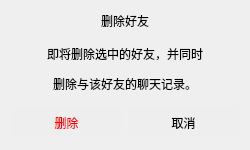
<?xml version="1.0" encoding="UTF-8"?>
<ui version="4.0">
 <class>DeleteFriendDialog</class>
 <widget class="QDialog" name="DeleteFriendDialog">
  <property name="windowModality">
   <enum>Qt::WindowModality::ApplicationModal</enum>
  </property>
  <property name="geometry">
   <rect>
    <x>0</x>
    <y>0</y>
    <width>250</width>
    <height>150</height>
   </rect>
  </property>
  <property name="sizePolicy">
   <sizepolicy hsizetype="Fixed" vsizetype="Fixed">
    <horstretch>0</horstretch>
    <verstretch>0</verstretch>
   </sizepolicy>
  </property>
  <property name="minimumSize">
   <size>
    <width>250</width>
    <height>150</height>
   </size>
  </property>
  <property name="maximumSize">
   <size>
    <width>250</width>
    <height>150</height>
   </size>
  </property>
  <property name="windowTitle">
   <string>速聊-删除好友</string>
  </property>
  <property name="styleSheet">
   <string notr="true"/>
  </property>
  <property name="modal">
   <bool>false</bool>
  </property>
  <layout class="QGridLayout" name="gridLayout">
   <item row="0" column="0" colspan="2">
    <layout class="QHBoxLayout" name="horizontalLayout">
     <item>
      <spacer name="horizontalSpacer_3">
       <property name="orientation">
        <enum>Qt::Orientation::Horizontal</enum>
       </property>
       <property name="sizeHint" stdset="0">
        <size>
         <width>40</width>
         <height>20</height>
        </size>
       </property>
      </spacer>
     </item>
     <item>
      <widget class="QLabel" name="lab_notice">
       <property name="sizePolicy">
        <sizepolicy hsizetype="Minimum" vsizetype="Maximum">
         <horstretch>0</horstretch>
         <verstretch>0</verstretch>
        </sizepolicy>
       </property>
       <property name="styleSheet">
        <string notr="true">font: 700 11pt &quot;Microsoft YaHei UI&quot;;
border:none;</string>
       </property>
       <property name="text">
        <string>删除好友</string>
       </property>
       <property name="alignment">
        <set>Qt::AlignmentFlag::AlignCenter</set>
       </property>
      </widget>
     </item>
     <item>
      <spacer name="horizontalSpacer_4">
       <property name="orientation">
        <enum>Qt::Orientation::Horizontal</enum>
       </property>
       <property name="sizeHint" stdset="0">
        <size>
         <width>40</width>
         <height>20</height>
        </size>
       </property>
      </spacer>
     </item>
    </layout>
   </item>
   <item row="1" column="0" colspan="2">
    <layout class="QHBoxLayout" name="horizontalLayout_2">
     <item>
      <spacer name="horizontalSpacer">
       <property name="orientation">
        <enum>Qt::Orientation::Horizontal</enum>
       </property>
       <property name="sizeHint" stdset="0">
        <size>
         <width>40</width>
         <height>20</height>
        </size>
       </property>
      </spacer>
     </item>
     <item>
      <widget class="QLabel" name="lab_notice1">
       <property name="sizePolicy">
        <sizepolicy hsizetype="Fixed" vsizetype="Fixed">
         <horstretch>0</horstretch>
         <verstretch>0</verstretch>
        </sizepolicy>
       </property>
       <property name="minimumSize">
        <size>
         <width>0</width>
         <height>65</height>
        </size>
       </property>
       <property name="styleSheet">
        <string notr="true">border:none;
font: 10pt &quot;Microsoft YaHei UI&quot;;</string>
       </property>
       <property name="text">
        <string>&lt;html&gt;&lt;head/&gt;&lt;body&gt;&lt;p&gt;即将删除选中的好友，并同时&lt;/p&gt;&lt;p&gt;删除与该好友的聊天记录。&lt;/p&gt;&lt;/body&gt;&lt;/html&gt;</string>
       </property>
       <property name="alignment">
        <set>Qt::AlignmentFlag::AlignCenter</set>
       </property>
      </widget>
     </item>
     <item>
      <spacer name="horizontalSpacer_2">
       <property name="orientation">
        <enum>Qt::Orientation::Horizontal</enum>
       </property>
       <property name="sizeHint" stdset="0">
        <size>
         <width>40</width>
         <height>20</height>
        </size>
       </property>
      </spacer>
     </item>
    </layout>
   </item>
   <item row="2" column="0">
    <widget class="QPushButton" name="but_cacel">
     <property name="minimumSize">
      <size>
       <width>0</width>
       <height>30</height>
      </size>
     </property>
     <property name="cursor">
      <cursorShape>PointingHandCursor</cursorShape>
     </property>
     <property name="styleSheet">
      <string notr="true">QPushButton {
    font: 11pt 'Microsoft YaHei UI';
    background-color: rgb(238, 238, 238);
    color: red;
    border:none;
    border-radius: 5px;
}
QPushButton:hover {
    background-color: rgb(225, 225, 225);
    color: red;
    border-radius: 5px;
}
QPushButton:pressed {
    background-color: rgb(206, 206, 206);
    color: red;
    border-radius: 5px;
}</string>
     </property>
     <property name="text">
      <string>删除</string>
     </property>
    </widget>
   </item>
   <item row="2" column="1">
    <widget class="QPushButton" name="but_delete">
     <property name="minimumSize">
      <size>
       <width>0</width>
       <height>30</height>
      </size>
     </property>
     <property name="cursor">
      <cursorShape>PointingHandCursor</cursorShape>
     </property>
     <property name="styleSheet">
      <string notr="true">QPushButton {
    font: 11pt 'Microsoft YaHei UI';
    background-color: rgb(238, 238, 238);
    color: black;
    border:none;
    border-radius: 5px;
}
QPushButton:hover {
    background-color: rgb(225, 225, 225);
    color: black;
    border-radius: 5px;
}
QPushButton:pressed {
    background-color: rgb(206, 206, 206);
    color: black;
    border-radius: 5px;
}</string>
     </property>
     <property name="text">
      <string>取消</string>
     </property>
    </widget>
   </item>
  </layout>
 </widget>
 <resources/>
 <connections/>
</ui>
